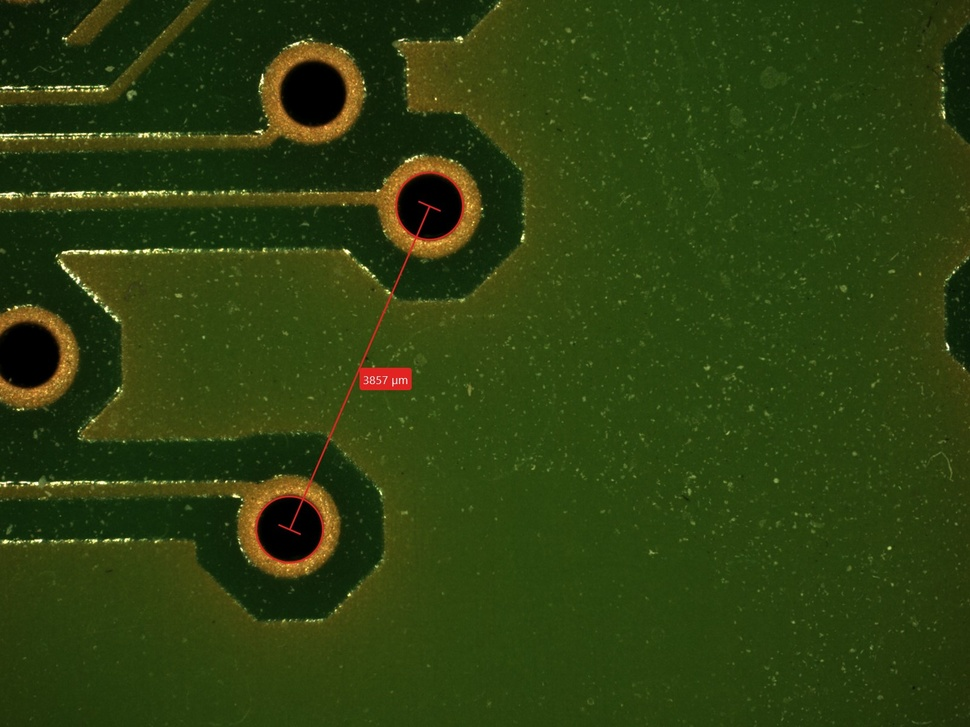
#> input picture cv2/CBTEST.jpg, 970 x 727 px, shrunk from 1600 x 1200 before the run
$ python distance_between.py --image CBTEST.jpg --width 1.0   (older library calls are emulated)
#> lines starting #> are read from the running program, lines starting #| are printed output that depends on the picture; after the words box and inside, x2 and y2 are one past the last pixel; in counts of white or black regions, pixels touching at a corner belong together
from scipy.spatial import distance as dist
from imutils import perspective
from imutils import contours
import numpy as np
import argparse
import imutils
import cv2
def midpoint(ptA, ptB):
	return ((ptA[0] + ptB[0]) * 0.5, (ptA[1] + ptB[1]) * 0.5)
# construct the argument parse and parse the arguments
ap = argparse.ArgumentParser()
ap.add_argument("-i", "--image", required=True,
	help="path to the input image")
ap.add_argument("-w", "--width", type=float, required=True,
	help="width of the left-most object in the image (in inches)")
args = vars(ap.parse_args())


# load the image, convert it to grayscale, and blur it slightly
image = cv2.imread(args["image"])
#> image is the input picture: shape (727, 970, 3); mean B, G, R 15.2, 62.7, 45.1
gray = cv2.cvtColor(image, cv2.COLOR_BGR2GRAY)
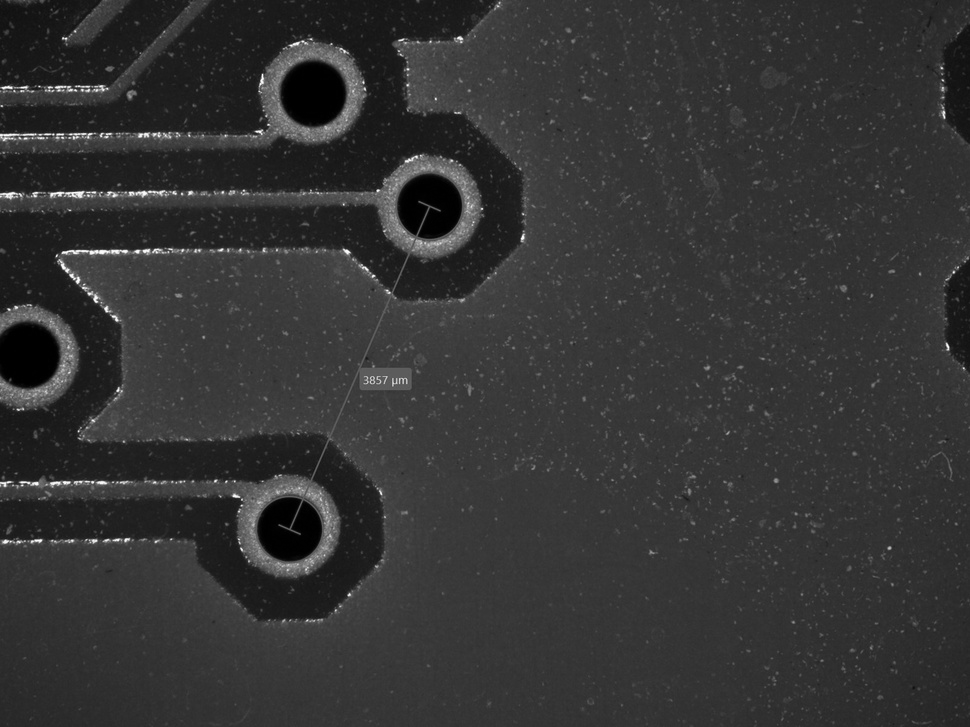
#> gray: shape (727, 970); min 0, max 252, mean 52.1
gray = cv2.GaussianBlur(gray, (7, 7), 0)
# perform edge detection, then perform a dilation + erosion to
# close gaps in between object edges
edged = cv2.Canny(gray, 50, 100)
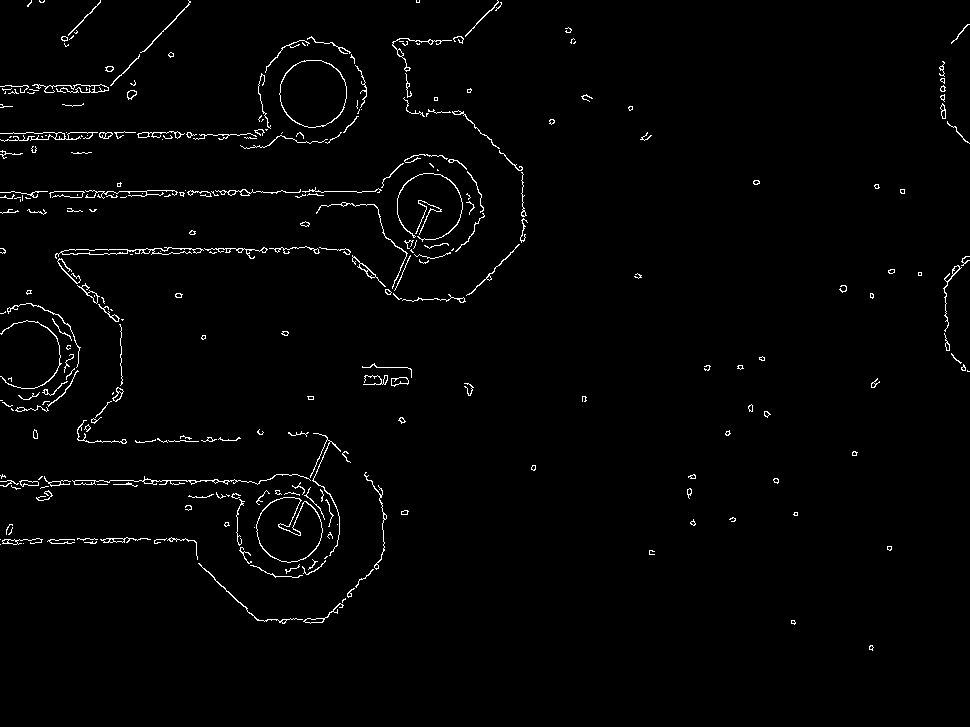
#> edged: shape (727, 970); 1.6% white in thin lines or dots, all inside (x1, y1, x2, y2) = (0, 0, 970, 651)
edged = cv2.dilate(edged, None, iterations=1)
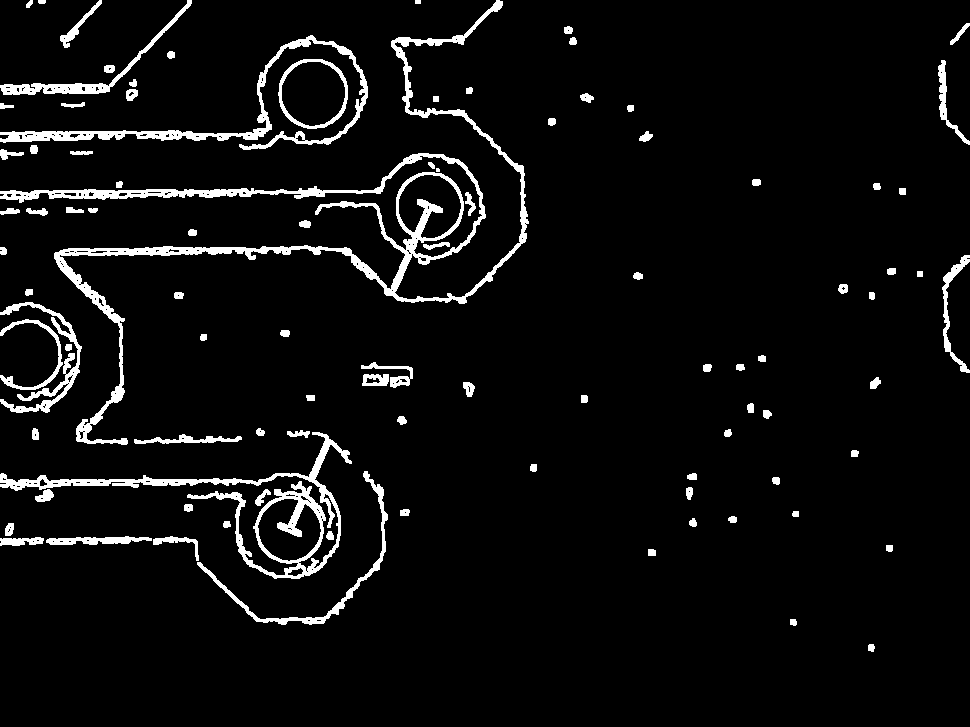
#> edged: shape (727, 970); 5.2% white; 96 white regions (1 under 20 px), largest, box (x1, y1, x2, y2) and area: (0, 0, 529, 445) 12423, (0, 432, 352, 579) 5600, (0, 35, 368, 150) 3788
edged = cv2.erode(edged, None, iterations=1)
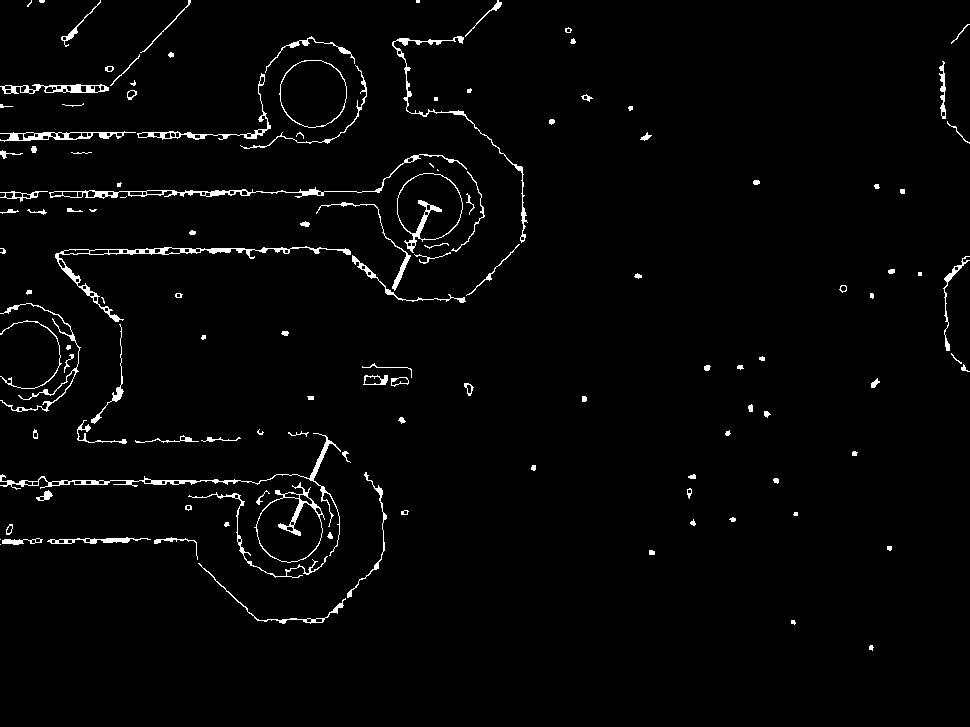
#> edged: shape (727, 970); 2.2% white; 128 white regions (19 under 20 px)
# find contours in the edge map
cnts = cv2.findContours(edged.copy(), cv2.RETR_EXTERNAL,
	cv2.CHAIN_APPROX_SIMPLE)
#> cnts = 128 contours, 64 with area under 20; largest, box (x1, y1, x2, y2) and area: (254, 482, 325, 563) 3574, (279, 60, 347, 128) 3561, (397, 173, 463, 253) 3482, (55, 246, 351, 322) 1268, (49, 154, 467, 199) 992
cnts = imutils.grab_contours(cnts)
# sort the contours from left-to-right and, then initialize the
# distance colors and reference object
(cnts, _) = contours.sort_contours(cnts)
colors = ((0, 0, 255), (240, 0, 159), (0, 165, 255), (255, 255, 0),
	(255, 0, 255))
refObj = None


# loop over the contours individually
for c in cnts:
	# if the contour is not sufficiently large, ignore it
	if cv2.contourArea(c) < 100:
		continue
	# compute the rotated bounding box of the contour
	box = cv2.minAreaRect(c)
	box = cv2.cv.BoxPoints(box) if imutils.is_cv2() else cv2.boxPoints(box)
	box = np.array(box, dtype="int")
	# order the points in the contour such that they appear
	# in top-left, top-right, bottom-right, and bottom-left
	# order, then draw the outline of the rotated bounding
	# box
	box = perspective.order_points(box)
	# compute the center of the bounding box
	cX = np.average(box[:, 0])
	cY = np.average(box[:, 1])


	# if this is the first contour we are examining (i.e.,
	# the left-most contour), we presume this is the
	# reference object
	if refObj is None:
		# unpack the ordered bounding box, then compute the
		# midpoint between the top-left and top-right points,
		# followed by the midpoint between the top-right and
		# bottom-right
		(tl, tr, br, bl) = box
		(tlblX, tlblY) = midpoint(tl, bl)
		(trbrX, trbrY) = midpoint(tr, br)
		# compute the Euclidean distance between the midpoints,
		# then construct the reference object
		D = dist.euclidean((tlblX, tlblY), (trbrX, trbrY))
		refObj = (box, (cX, cY), D / args["width"])
		continue
	# draw the contours on the image
	orig = image.copy()
	cv2.drawContours(orig, [box.astype("int")], -1, (0, 255, 0), 2)
	cv2.drawContours(orig, [refObj[0].astype("int")], -1, (0, 255, 0), 2)
	# stack the reference coordinates and the object coordinates
	# to include the object center
	refCoords = np.vstack([refObj[0], refObj[1]])
	objCoords = np.vstack([box, (cX, cY)])
	# loop over the original points
	for ((xA, yA), (xB, yB), color) in zip(refCoords, objCoords, colors):
		# draw circles corresponding to the current points and
		# connect them with a line
		cv2.circle(orig, (int(xA), int(yA)), 5, color, -1)
		cv2.circle(orig, (int(xB), int(yB)), 5, color, -1)
		cv2.line(orig, (int(xA), int(yA)), (int(xB), int(yB)),
			color, 2)
		# compute the Euclidean distance between the coordinates,
		# and then convert the distance in pixels to distance in
		# units
		D = dist.euclidean((xA, yA), (xB, yB)) / refObj[2]
		(mX, mY) = midpoint((xA, yA), (xB, yB))
		cv2.putText(orig, "{:.1f}in".format(D), (int(mX), int(mY - 10)),
			cv2.FONT_HERSHEY_SIMPLEX, 0.55, color, 2)
		# show the output image
		cv2.imshow("Image", orig)
		cv2.waitKey(0)
#> this loop made 128 passes
#> (cX, cY, tl, tr, br, bl, tlblX, tlblY) on pass 3: (178, 463, [22, 370], [358, 441], [334, 556], [-2, 485], 10, 427.5)
#> (box, cX, cY) on passes 5, 8, 10, 12, 13, 22: ([[0, 303], [80, 303], [80, 411], [0, 411]], 40, 357), ([[0, 191], [47, 191], [47, 201], [0, 201]], 23.5, 196), ([[0, 132], [134, 128], [135, 137], [0, 141]], 67.25, 134.5), ([[0, 84], [107, 82], [108, 91], [0, 93]], 53.75, 87.5), ([[1, 539], [41, 537], [42, 543], [2, 544]], 21.5, 540.8), ([[46, 538], [149, 536], [150, 541], [47, 543]], 98, 539.5)
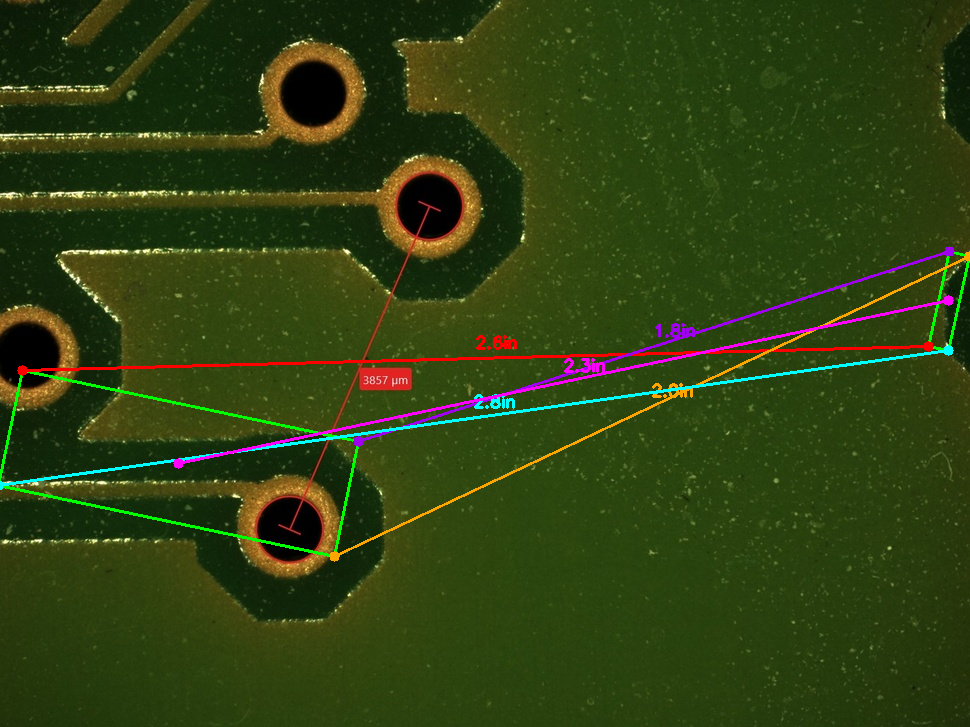
#> orig: shape (727, 970, 3); mean B, G, R 17.6, 64, 47.4
#> after the loop, tlblX = 10; tlblY = 427.5; trbrX = 346; trbrY = 498.5

$ run again, on cv2/cal1.jpg
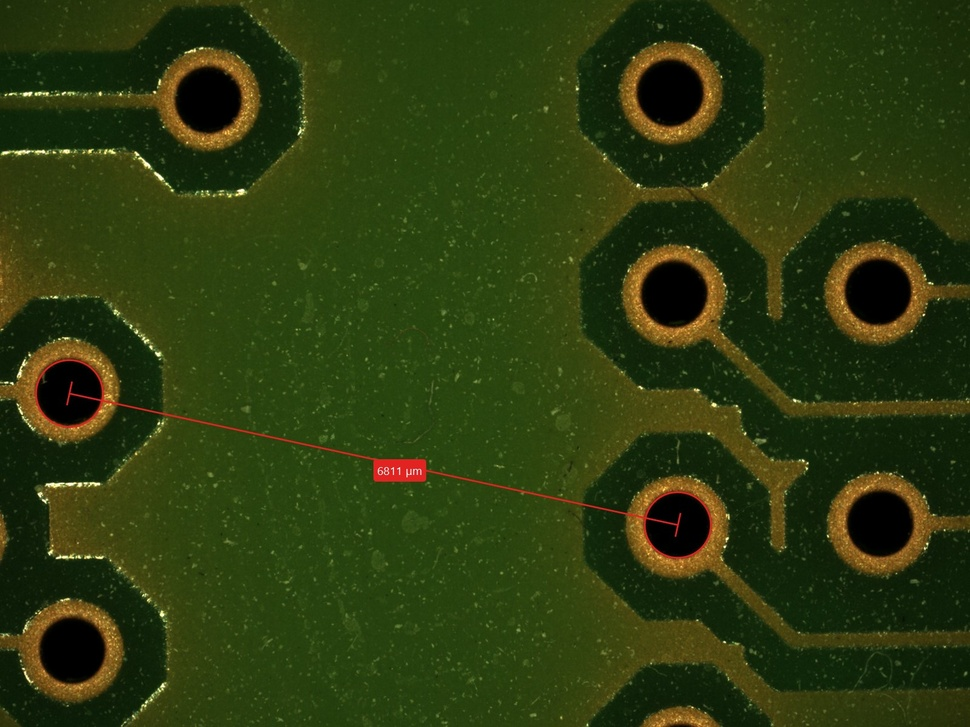
#> input picture cv2/cal1.jpg, 970 x 727 px, shrunk from 1600 x 1200 before the run
#> image is the input picture: shape (727, 970, 3); mean B, G, R 14.9, 58.2, 44.8
#> `edged = cv2.erode(edged, None, iterations=1)`:
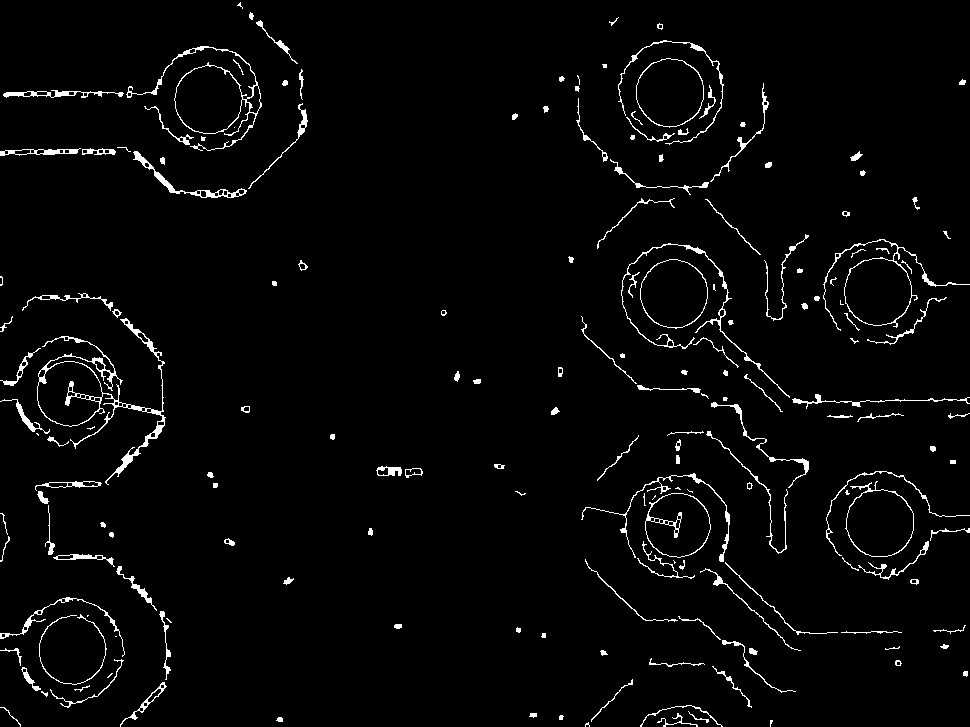
#> edged: shape (727, 970); 2.8% white in thin lines or dots
#> cnts = 181 contours, 81 with area under 20; largest, box (x1, y1, x2, y2) and area: (37, 318, 166, 485) 4460, (126, 46, 262, 151) 4146, (823, 239, 970, 331) 3787, (845, 481, 914, 557) 3635, (636, 58, 704, 128) 3606
#> the loop `for c in cnts:` made 181 passes
#> (cX, cY, tl, tr, br, bl, tlblX, tlblY) on pass 3: (65, 621.5, [6, 587], [131, 606], [123, 656], [0, 637], 3, 612)
#> after the loop `for c in cnts:`:
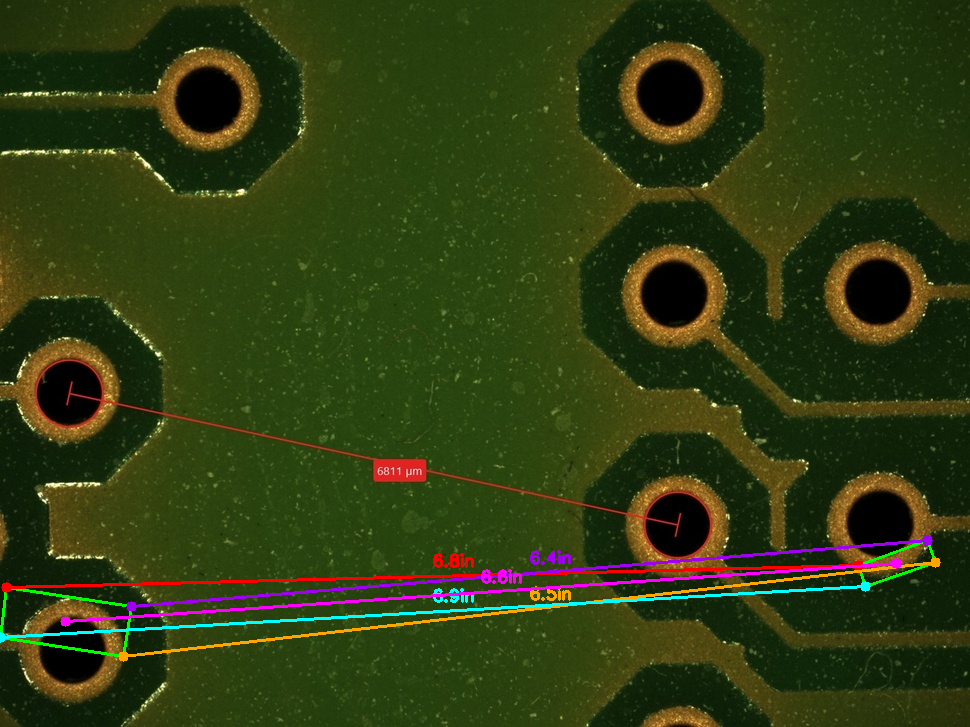
#> orig: shape (727, 970, 3); mean B, G, R 17.6, 59.1, 47.4
#> after the loop `for c in cnts:`: tlblX = 3; tlblY = 612; trbrX = 127; trbrY = 631
